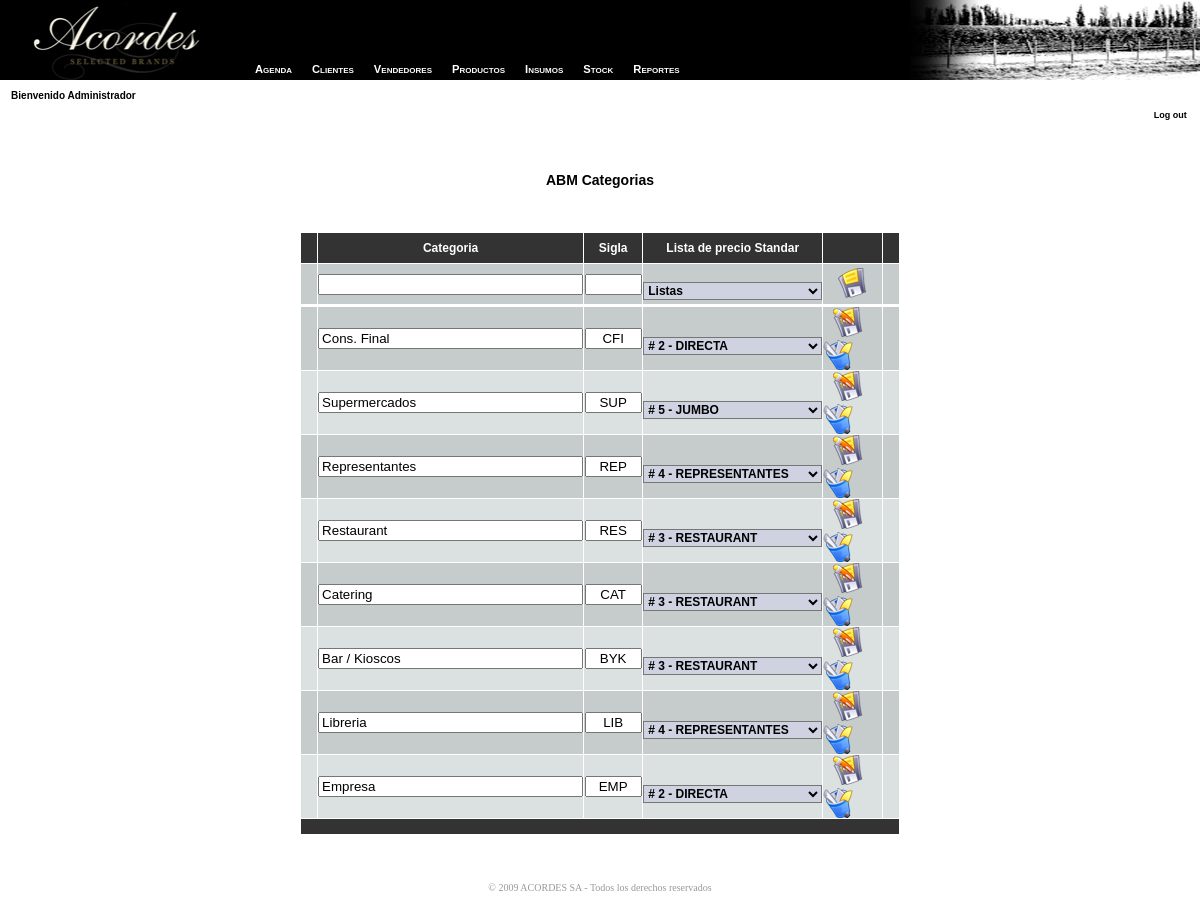
/web/administrador/abm_categoria_clientes.php (signed in), run on the app's committed database.
### tables this page shows
CREATE TABLE `categoria_clientes` (
  `id_categoria` int(11) NOT NULL AUTO_INCREMENT,
  `categoria` varchar(255) NOT NULL DEFAULT '',
  `sigla` varchar(50) DEFAULT NULL,
  `id_lista` int(3) NOT NULL DEFAULT '0',
  PRIMARY KEY (`id_categoria`)
);

### web/administrador/conn.php (called while the page is built, shortened)
<?php
$conn_id = openConn();
function openConn (){
	$local = $_SERVER['SERVER_NAME'] == "localhost" ? true:false;
	if ($local) {
		$id = mysql_connect("localhost", "root") or die("error");
	} else {
		$id = mysql_connect("localhost", "acordes_user", "Acordes12") or die(mysql_error());
		mysql_select_db("acordes_bd", $id);
	}
	return $id;
}
function query ($str){
	global $conn_id;
	$q = mysql_query ($str, $conn_id) or die (mysql_error());
	return $q;
}
?>

### web/administrador/abm_categoria_clientes.php (the view, shortened to what this page needs)
<?
require("conn.php");
require("func.php");
?>
<html>
<head>
<link rel="stylesheet" href="includes/menu.css" type="text/css">
<link href="estilos.css" rel="stylesheet" type="text/css">
</head>
<body>
<?
	if($_SESSION['admin'] == "ok") $admin = 1;
	$vendedor = $_SESSION['nombre_vend'];
	$exp = explode(",", $vendedor);
	if($exp[1] == ""){
		$n = $exp[0];
	}else{
		$n = $exp[1];
	}
	include("_menu.php");
?>
<table width="100%" border="0" cellpadding="0" cellspacing="0">
		<tr>
			<td height="121" valign="top">
				<table width="100%" height="121" border="0" cellpadding="0" cellspacing="0" id="HEADER">
					<tr>
						<td width="343" valign="top" class="header-left3">
						  <img src="images/headers/mm-ap.jpg" width="341" height="80">
						  <p class="textToolBar">&nbsp;&nbsp;&nbsp;&nbsp;Bienvenido <?= $n?></p>
						</td>
						<td class="expand3">&nbsp;</td>
						<td width="358" valign="top" class="header-right3">
							<p>&nbsp;<br><br><br></p><p>&nbsp;</p>
					    	<p align="right"><a href="logout.php" class="textToolBarLink">Log out</a>&nbsp;&nbsp;&nbsp;</p>
						</td>
					</tr>
				</table>
			</td>
		</tr>
		<tr>
		  <td height="15"><div align="right"></div></td>
		</tr>
		<tr valign="top">
			<td height="5">
			</td>
		</tr>
		<tr><td height="30">&nbsp;</td></tr>
		<tr>
			<td valign="top" height="30">
<p align="center" class="titulo"><strong>ABM Categorias</strong></p>
<br>
<table width="600" align="center" cellpadding="0" cellspacing="1">
	<tr height="30">
		<td width="5%" class="t">&nbsp;</td>
		<td width="35%" class="t"><div align="center">Categoria</div></td>
		<td width="10%" class="t"><div align="center">Sigla</div></td>
		<td width="30%" class="t"><div align="center">Lista de precio Standar</div></td>
		<td width="15%" class="t">&nbsp;</td>
		<td width="5%" class="t">&nbsp;</td>
	</tr>
	<form action="<?=$_SERVER['PHP_SELF']?>" name="agregar" method="post">
		<tr height="40">
			<td class="c2">&nbsp;</td>
			<td class="c2" align="center"><input name="categoria" type="text" id="categoria" size="30"></td>
			<td class="c2" align="center"><input name="sigla" type="text" id="sigla" size="4" style="text-align:center;"></td>
			<td class="c2">&nbsp;
				<select name="id_lista">
					<option value="0">Listas</option>
			  </select>
			</td>
			<td class="c2">&nbsp;&nbsp;&nbsp;
				<input type="image" src="images/b_insert.png" onClick="return confirmarA();">
			</td>
			<td class="c2">&nbsp;</td>
		</tr>
	</form>
	<tr height="1"><td></td></tr>
	<?
	$q = query("SELECT * FROM categoria_clientes");
	$i = 1;
	while($rs=mysql_fetch_array($q)){
		$c = $flag ? "c1":"c2";
		$flag =! $flag;
	?>
		<form name="lista<?= $i?>" action="<?=$_SERVER['PHP_SELF']?>" method="post">
		<tr height="40">
			<td class="<?= $c?>">&nbsp;</td>
			<td class="<?= $c?>" align="center"><input name="categoria"  value="<?=$rs['categoria']?>"type="text"  size="30"></td>
			<td class="<?= $c?>" align="center"><input name="sigla"  value="<?=$rs['sigla']?>"type="text"  size="4" style="text-align:center;"></td>
			<td class="<?= $c?>">&nbsp;
				<select name="id_lista">
					<? $sql2="SELECT * FROM listas ORDER BY lista";
						$q2=query($sql2);
						while($rs2=mysql_fetch_array($q2)){?>
						<option value="<?=$rs2['id_lista']?>" <? if($rs2['id_lista']==$rs['id_lista']){echo " SELECTED";} ?> > <?=$rs2['lista']?></option>
					<?	}?>
				</select>
			</td>
			<td class="<?= $c?>">&nbsp;&nbsp;
				<input type="image" src="images/b_save.png" onClick="return confirmarM();">
				<a href="<?= $_SERVER['PHP_SELF']?>?ac=borrar&id_categoria=<?= $rs['id_categoria']?>" onClick="return confirmarE();"><img src="images/b_borrar.png" width="30" height="30" border="0" alt="Eliminar la categoria <?= $rs['categoria']?>"></a>
			</td>
			<td class="<?= $c?>">&nbsp;</td>
		</tr>
		</form>
	<?
		$i++;
	}
	?>
	<tr height="15"><td colspan="6" class="t"></td></tr>
</table>
			</td>
		</tr>
		<tr><td vAlign="top" height="30"></td></tr>
		<tr>
			<td height="44" align="center" valign="bottom">
				<table class="pie" id="FOOTER" height="44" cellSpacing="0" cellPadding="0" width="100%" border="0">
					<tr>
						<td align="center">© 2009 ACORDES SA - Todos los derechos reservados</td>
					</tr>
				</table>
			</td>
		</tr>
	</table>
</body>
</html>

### web/administrador/_menu.php (shortened to what this page needs)
<div style="position:absolute; left:250px; top:59px; color:#FFF">
	<? if($admin == 1){  ?>
        <ul id="nav">
            <li><a href="abm_agenda.php">Agenda</a></li>
            <li><a href="abm_clientes.php">Clientes</a>
            </li>
            <li><a href="abm_vendedores.php">Vendedores</a>
            </li>
            <li><a href="abm_productos.php">Productos</a>
            </li>
            <li><a href="abm_insumos.php">Insumos</a>
            </li>
            <li><a href="abm_stock.php">Stock</a>
            </li>
            <li><a href="abm_reportes.php">Reportes</a>
            </li>
        </ul>
    <? }?>
</div>

### web/administrador/includes/menu.css (style rules this page uses)
body { font-family:Tahoma, Geneva, sans-serif; }
#nav, #nav ul { margin:0; padding:0px 0px; list-style-type:none; list-style-position:outside; position:relative; line-height:1.3em; z-index:97; }
#nav a { display:block; padding:0px 5px; font-size:0.8em; color:#FFF; font-weight:bold; text-decoration:none; }
#nav li { float:left; position:relative; width:auto; margin-right:10px; padding: 0px 0px; font-size: 14px; font-variant: small-caps; }

### web/administrador/estilos.css (style rules this page uses)
body { margin-left:0; margin-top:0; margin-bottom:0; margin-right:0; font-family:Verdana, Arial, Helvetica, sans-serif; }
.titulo { font-size:14px; font-weight:900; }
.textToolBar { font-family: Verdana, Arial, Helvetica, sans-serif; font-size: 10px; font-weight: bold; color: #000000; }
.pie { font-family: Verdana; font-size: 10px; color: #999; background-image: url(images/gris_footer.gif); background-repeat: no-repeat; background-position: right bottom; }
td.c1 { background-color:#dbe1e1; font-size:12px; font-weight: bold; font-family: Arial, Verdana, sans-serif; text-decoration: none; color:#000000; }
td.c2 { background-color:#c6cbcb; font-size:12px; font-weight: bold; font-family: Arial, Verdana, sans-serif; text-decoration: none; color:#000000; }
td.t { background-color:#333333; font-size:12px; font-weight: bold; font-family: Arial, Verdana, sans-serif; text-decoration: none; color:#FFFFFF; }
select { background-color:#cfd2e1; font-size:12px; font-weight: bold; font-family: Arial, Verdana, sans-serif; text-decoration: none; color: #000000; }
a:link, a:visited, a:active { font-size: 12px; text-decoration: none; color:#000000; }
a.textToolBarLink:link, a.textToolBarLink:visited, a.textToolBarLink:active { font-family: Verdana, Arial, Helvetica, sans-serif; font-size: 9px; font-weight: bold; color: #000000; }
.expand3 { background-image: url(images/headers/expand3.gif); background-repeat: repeat-x; }
.header-left3 { background-image: url(images/headers/header-left3.gif); background-repeat: no-repeat; }
.header-right3 { background-image: url(images/headers/header-right3.gif); background-repeat: no-repeat; }

### data on the page
categoria_clientes: categoria "Cons. Final", sigla "CFI"
categoria_clientes: categoria "Supermercados", sigla "SUP"
categoria_clientes: categoria "Representantes", sigla "REP"
categoria_clientes: categoria "Restaurant", sigla "RES"
categoria_clientes: categoria "Catering", sigla "CAT"
categoria_clientes: categoria "Bar / Kioscos", sigla "BYK"
categoria_clientes: categoria "Libreria", sigla "LIB"
categoria_clientes: categoria "Empresa", sigla "EMP"

### other printed values
$n "Administrador"
form field id_lista "# 2 - DIRECTA"
form field id_lista "# 5 - JUMBO"
form field id_lista "# 4 - REPRESENTANTES"
form field id_lista "# 3 - RESTAURANT"
